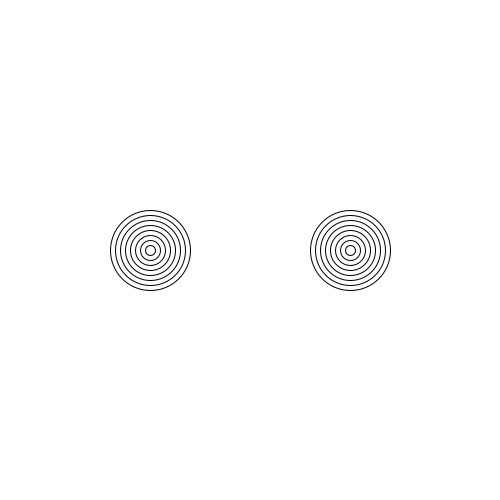
Frame 1 (no input)
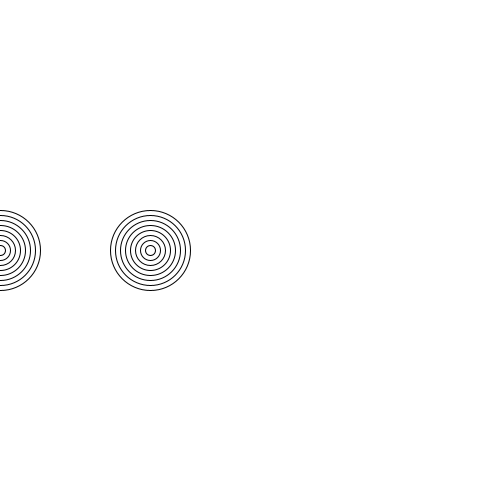
Frame 60 (the mouse pressed at the canvas centre just before this capture)
Frame 120 (the mouse held since frame 60 and released just before this capture): identical to frame 60, image omitted

The Processing sketch that drew these frames (run headless with seeded random() and noise(); from frame 60 on, the mouse is pressed at the canvas centre):

// Processing sketch: sketch_180727a
// ── sketch_180727a.pde
int x = 150;
  int y = 250;
  int xa = x + 200;
void setup() {
  background(255,255,255);
  size(500,500);
  
}

void draw() {
  
  int s = 80;
  background(255,255,255);
  noFill();
  for(int a = 0; a < 8; a++) {
    ellipse(x,y,s,s);
    s -= 10;
  }
  for(int b = 0; b < 9; b++) {
    ellipse(xa,y,s,s);
    s -= 10;
  }
  for(int d = 0; d < 10; d++) {
    x += .5;
    xa -= .5;
  }
}
